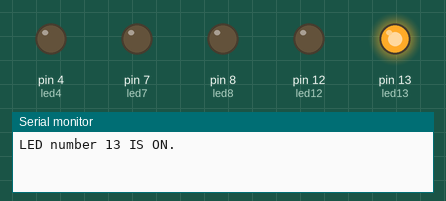
A sketch run on a simulated Arduino Uno, built with avr-gcc and run on an emulated ATmega328P. Shown: output pins drawn as LEDs (lit = HIGH), the last lines printed to the serial monitor.

Above: at 0.5 s.
At 1.2 s:
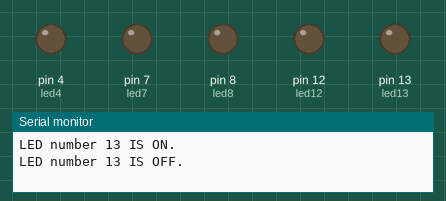
At 2.0 s:
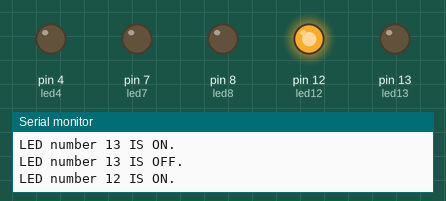
At 3.5 s:
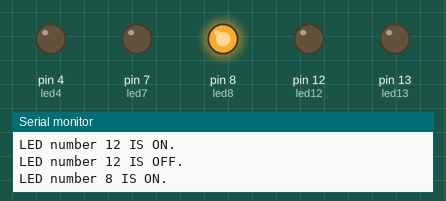
At 5.0 s:
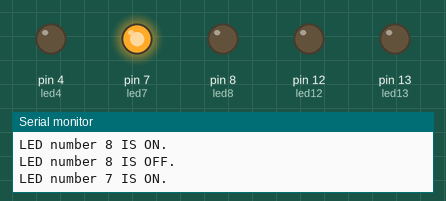
At 6.5 s:
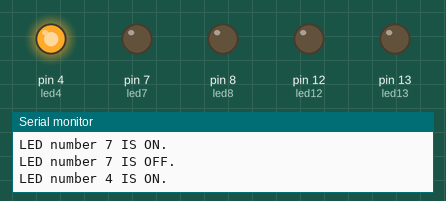
Timing chart, 0 to 9.8 s (numbered marks = the images above):
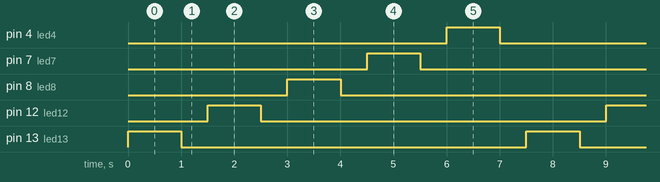

Measured:
- by itself, pin 4 (led4), pin 7 (led7), pin 8 (led8), pin 12 (led12), pin 13 (led13): alternates HIGH for 1.0 s and LOW for 6.5 s
- by itself, everything shown: repeats every 7.5 s, in 10 steps

The sketch:

L1_Blinker_function.ino
```cpp
int led13=13;
int led12=12;
int led8=8;
int led7=7;
int led4=4;

int count=0;

void setup() {
  // put your setup code here, to run once:
  pinMode(led13,OUTPUT);
  pinMode(led12,OUTPUT);
  pinMode(led8,OUTPUT);
  pinMode(led7,OUTPUT);
  pinMode(led4,OUTPUT);

  Serial.begin(9600);
}

void loop() {


  blinker(led13,1000,500);
  blinker(led12,1000,500);
  blinker(led8,1000,500);
  blinker(led7,1000,500);
  blinker(led4,1000,500);

  // count=count+1;

  // Serial.print("Hello World !");
  // Serial.print(count);
  // Serial.print("\n");

  // delay(1000);
}


// Custom Funcs
void blinker(int pinNUM,int ONdelayTime,int OFFdelayTime){
  digitalWrite(pinNUM,HIGH);
  Serial.println("LED number "+String(pinNUM)+" IS ON.");
  delay(ONdelayTime);

  digitalWrite(pinNUM,LOW);
  Serial.println("LED number "+String(pinNUM)+" IS OFF.");
  delay(OFFdelayTime);

}
```
